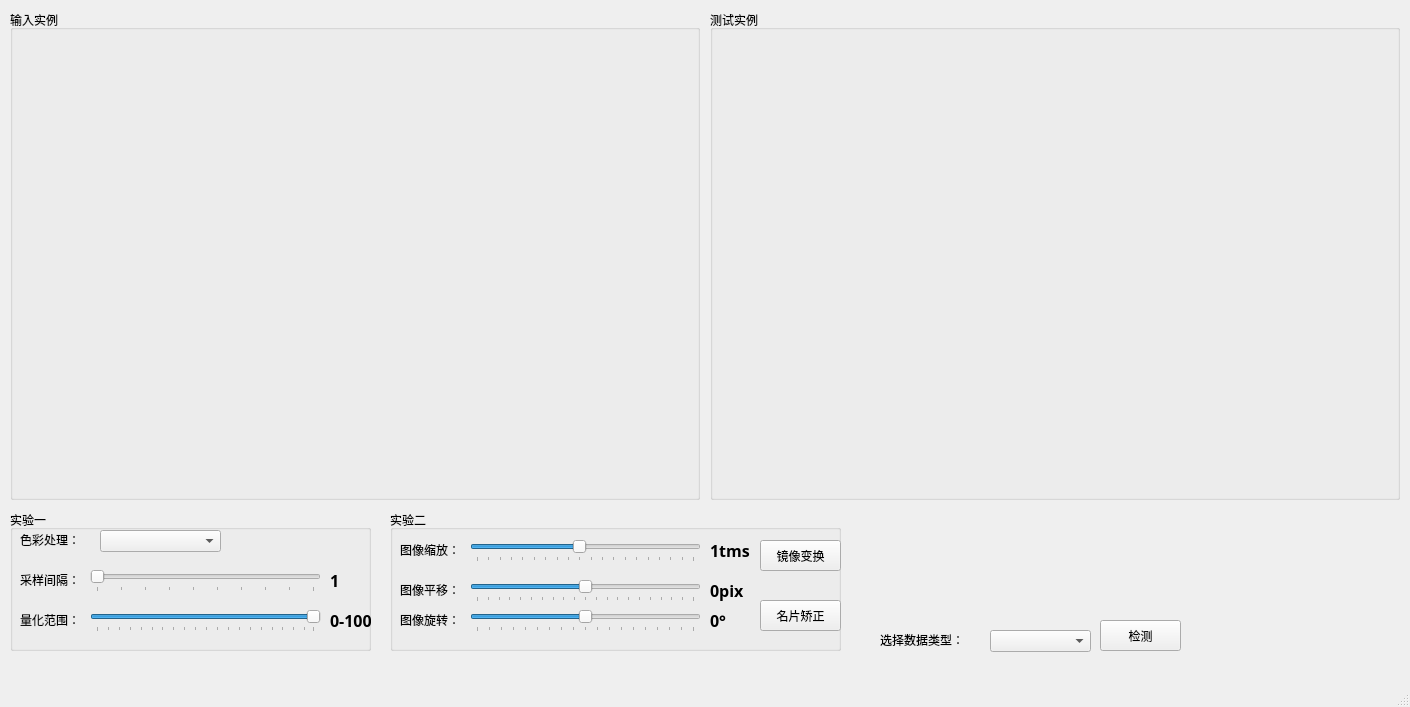
<?xml version="1.0" encoding="UTF-8"?>
<ui version="4.0">
 <class>MainWindow</class>
 <widget class="QMainWindow" name="MainWindow">
  <property name="geometry">
   <rect>
    <x>0</x>
    <y>0</y>
    <width>1410</width>
    <height>707</height>
   </rect>
  </property>
  <property name="windowTitle">
   <string>MainWindow</string>
  </property>
  <widget class="QWidget" name="centralwidget">
   <widget class="QGroupBox" name="groupBox_AftShow">
    <property name="geometry">
     <rect>
      <x>710</x>
      <y>10</y>
      <width>690</width>
      <height>490</height>
     </rect>
    </property>
    <property name="title">
     <string>测试实例</string>
    </property>
    <widget class="QLabel" name="label_AftPicShow">
     <property name="geometry">
      <rect>
       <x>10</x>
       <y>20</y>
       <width>670</width>
       <height>460</height>
      </rect>
     </property>
     <property name="text">
      <string/>
     </property>
    </widget>
   </widget>
   <widget class="QGroupBox" name="groupBox_PreShow">
    <property name="geometry">
     <rect>
      <x>10</x>
      <y>10</y>
      <width>690</width>
      <height>490</height>
     </rect>
    </property>
    <property name="title">
     <string>输入实例</string>
    </property>
    <widget class="QLabel" name="label_PrePicShow">
     <property name="geometry">
      <rect>
       <x>10</x>
       <y>20</y>
       <width>670</width>
       <height>460</height>
      </rect>
     </property>
     <property name="text">
      <string/>
     </property>
     <property name="scaledContents">
      <bool>true</bool>
     </property>
    </widget>
   </widget>
   <widget class="QGroupBox" name="groupBox">
    <property name="geometry">
     <rect>
      <x>10</x>
      <y>510</y>
      <width>361</width>
      <height>141</height>
     </rect>
    </property>
    <property name="font">
     <font>
      <family>Times New Roman</family>
     </font>
    </property>
    <property name="title">
     <string>实验一</string>
    </property>
    <widget class="QLabel" name="label_datatype_2">
     <property name="geometry">
      <rect>
       <x>10</x>
       <y>20</y>
       <width>71</width>
       <height>20</height>
      </rect>
     </property>
     <property name="text">
      <string>色彩处理：</string>
     </property>
    </widget>
    <widget class="QComboBox" name="comboBox_ColorDeal">
     <property name="geometry">
      <rect>
       <x>90</x>
       <y>20</y>
       <width>121</width>
       <height>22</height>
      </rect>
     </property>
     <item>
      <property name="text">
       <string/>
      </property>
     </item>
     <item>
      <property name="text">
       <string>反色处理</string>
      </property>
     </item>
     <item>
      <property name="text">
       <string>灰值化</string>
      </property>
     </item>
     <item>
      <property name="text">
       <string>Lab颜色模型</string>
      </property>
     </item>
     <item>
      <property name="text">
       <string>YCrCb颜色模型</string>
      </property>
     </item>
     <item>
      <property name="text">
       <string>HSI颜色模型</string>
      </property>
     </item>
    </widget>
    <widget class="QSlider" name="slider_ImgSample">
     <property name="geometry">
      <rect>
       <x>80</x>
       <y>60</y>
       <width>231</width>
       <height>22</height>
      </rect>
     </property>
     <property name="minimum">
      <number>1</number>
     </property>
     <property name="maximum">
      <number>10</number>
     </property>
     <property name="singleStep">
      <number>1</number>
     </property>
     <property name="orientation">
      <enum>Qt::Horizontal</enum>
     </property>
     <property name="tickPosition">
      <enum>QSlider::TicksBelow</enum>
     </property>
     <property name="tickInterval">
      <number>1</number>
     </property>
    </widget>
    <widget class="QLabel" name="label_datatype_3">
     <property name="geometry">
      <rect>
       <x>10</x>
       <y>60</y>
       <width>71</width>
       <height>20</height>
      </rect>
     </property>
     <property name="text">
      <string>采样间隔：</string>
     </property>
    </widget>
    <widget class="QLabel" name="label_sample">
     <property name="geometry">
      <rect>
       <x>320</x>
       <y>60</y>
       <width>31</width>
       <height>21</height>
      </rect>
     </property>
     <property name="font">
      <font>
       <family>Agency FB</family>
       <pointsize>12</pointsize>
       <weight>75</weight>
       <bold>true</bold>
      </font>
     </property>
     <property name="text">
      <string>1</string>
     </property>
    </widget>
    <widget class="QSlider" name="slider_ImgQuanty">
     <property name="geometry">
      <rect>
       <x>80</x>
       <y>100</y>
       <width>231</width>
       <height>22</height>
      </rect>
     </property>
     <property name="minimum">
      <number>1</number>
     </property>
     <property name="maximum">
      <number>100</number>
     </property>
     <property name="singleStep">
      <number>5</number>
     </property>
     <property name="value">
      <number>100</number>
     </property>
     <property name="orientation">
      <enum>Qt::Horizontal</enum>
     </property>
     <property name="tickPosition">
      <enum>QSlider::TicksBelow</enum>
     </property>
     <property name="tickInterval">
      <number>5</number>
     </property>
    </widget>
    <widget class="QLabel" name="label_datatype_4">
     <property name="geometry">
      <rect>
       <x>10</x>
       <y>100</y>
       <width>71</width>
       <height>20</height>
      </rect>
     </property>
     <property name="text">
      <string>量化范围：</string>
     </property>
    </widget>
    <widget class="QLabel" name="label_quanty">
     <property name="geometry">
      <rect>
       <x>320</x>
       <y>100</y>
       <width>41</width>
       <height>21</height>
      </rect>
     </property>
     <property name="font">
      <font>
       <family>Agency FB</family>
       <pointsize>12</pointsize>
       <weight>75</weight>
       <bold>true</bold>
      </font>
     </property>
     <property name="text">
      <string>0-100</string>
     </property>
    </widget>
   </widget>
   <widget class="QLabel" name="label_datatype">
    <property name="geometry">
     <rect>
      <x>880</x>
      <y>630</y>
      <width>101</width>
      <height>20</height>
     </rect>
    </property>
    <property name="text">
     <string>选择数据类型：</string>
    </property>
   </widget>
   <widget class="QComboBox" name="comboBox_SelectData">
    <property name="geometry">
     <rect>
      <x>990</x>
      <y>630</y>
      <width>101</width>
      <height>22</height>
     </rect>
    </property>
    <item>
     <property name="text">
      <string/>
     </property>
    </item>
    <item>
     <property name="text">
      <string>读入图像</string>
     </property>
    </item>
    <item>
     <property name="text">
      <string>读入本地视频</string>
     </property>
    </item>
   </widget>
   <widget class="QGroupBox" name="groupBox_2">
    <property name="geometry">
     <rect>
      <x>390</x>
      <y>510</y>
      <width>451</width>
      <height>141</height>
     </rect>
    </property>
    <property name="font">
     <font>
      <family>Times New Roman</family>
     </font>
    </property>
    <property name="title">
     <string>实验二</string>
    </property>
    <widget class="QSlider" name="slider_ImgZoom">
     <property name="geometry">
      <rect>
       <x>80</x>
       <y>30</y>
       <width>231</width>
       <height>22</height>
      </rect>
     </property>
     <property name="minimum">
      <number>-9</number>
     </property>
     <property name="maximum">
      <number>10</number>
     </property>
     <property name="singleStep">
      <number>1</number>
     </property>
     <property name="sliderPosition">
      <number>0</number>
     </property>
     <property name="orientation">
      <enum>Qt::Horizontal</enum>
     </property>
     <property name="tickPosition">
      <enum>QSlider::TicksBelow</enum>
     </property>
     <property name="tickInterval">
      <number>1</number>
     </property>
    </widget>
    <widget class="QLabel" name="label_datatype_9">
     <property name="geometry">
      <rect>
       <x>10</x>
       <y>30</y>
       <width>71</width>
       <height>20</height>
      </rect>
     </property>
     <property name="text">
      <string>图像缩放：</string>
     </property>
    </widget>
    <widget class="QLabel" name="label_zoom">
     <property name="geometry">
      <rect>
       <x>320</x>
       <y>30</y>
       <width>41</width>
       <height>21</height>
      </rect>
     </property>
     <property name="font">
      <font>
       <family>Agency FB</family>
       <pointsize>12</pointsize>
       <weight>75</weight>
       <bold>true</bold>
      </font>
     </property>
     <property name="text">
      <string>1tms</string>
     </property>
    </widget>
    <widget class="QSlider" name="slider_ImgTranslation">
     <property name="geometry">
      <rect>
       <x>80</x>
       <y>70</y>
       <width>231</width>
       <height>22</height>
      </rect>
     </property>
     <property name="minimum">
      <number>-100</number>
     </property>
     <property name="maximum">
      <number>100</number>
     </property>
     <property name="singleStep">
      <number>10</number>
     </property>
     <property name="value">
      <number>0</number>
     </property>
     <property name="sliderPosition">
      <number>0</number>
     </property>
     <property name="orientation">
      <enum>Qt::Horizontal</enum>
     </property>
     <property name="tickPosition">
      <enum>QSlider::TicksBelow</enum>
     </property>
     <property name="tickInterval">
      <number>10</number>
     </property>
    </widget>
    <widget class="QLabel" name="label_datatype_10">
     <property name="geometry">
      <rect>
       <x>10</x>
       <y>70</y>
       <width>71</width>
       <height>20</height>
      </rect>
     </property>
     <property name="text">
      <string>图像平移：</string>
     </property>
    </widget>
    <widget class="QLabel" name="label_tanslation">
     <property name="geometry">
      <rect>
       <x>320</x>
       <y>70</y>
       <width>41</width>
       <height>21</height>
      </rect>
     </property>
     <property name="font">
      <font>
       <family>Agency FB</family>
       <pointsize>12</pointsize>
       <weight>75</weight>
       <bold>true</bold>
      </font>
     </property>
     <property name="text">
      <string>0pix</string>
     </property>
    </widget>
    <widget class="QPushButton" name="pushButton_ImgeMirroring">
     <property name="geometry">
      <rect>
       <x>370</x>
       <y>30</y>
       <width>81</width>
       <height>31</height>
      </rect>
     </property>
     <property name="text">
      <string>镜像变换</string>
     </property>
    </widget>
    <widget class="QSlider" name="slider_ImgRotate">
     <property name="geometry">
      <rect>
       <x>80</x>
       <y>100</y>
       <width>231</width>
       <height>22</height>
      </rect>
     </property>
     <property name="minimum">
      <number>-90</number>
     </property>
     <property name="maximum">
      <number>90</number>
     </property>
     <property name="singleStep">
      <number>10</number>
     </property>
     <property name="value">
      <number>0</number>
     </property>
     <property name="sliderPosition">
      <number>0</number>
     </property>
     <property name="orientation">
      <enum>Qt::Horizontal</enum>
     </property>
     <property name="tickPosition">
      <enum>QSlider::TicksBelow</enum>
     </property>
     <property name="tickInterval">
      <number>10</number>
     </property>
    </widget>
    <widget class="QLabel" name="label_datatype_11">
     <property name="geometry">
      <rect>
       <x>10</x>
       <y>100</y>
       <width>71</width>
       <height>20</height>
      </rect>
     </property>
     <property name="text">
      <string>图像旋转：</string>
     </property>
    </widget>
    <widget class="QLabel" name="label_rotate">
     <property name="geometry">
      <rect>
       <x>320</x>
       <y>100</y>
       <width>41</width>
       <height>21</height>
      </rect>
     </property>
     <property name="font">
      <font>
       <family>Agency FB</family>
       <pointsize>12</pointsize>
       <weight>75</weight>
       <bold>true</bold>
      </font>
     </property>
     <property name="text">
      <string>0°</string>
     </property>
    </widget>
   </widget>
   <widget class="QPushButton" name="pushButton_CardCorrect">
    <property name="geometry">
     <rect>
      <x>760</x>
      <y>600</y>
      <width>81</width>
      <height>31</height>
     </rect>
    </property>
    <property name="text">
     <string>名片矫正</string>
    </property>
   </widget>
   <widget class="QPushButton" name="pushButton_VideoDisplay">
    <property name="geometry">
     <rect>
      <x>1100</x>
      <y>620</y>
      <width>81</width>
      <height>31</height>
     </rect>
    </property>
    <property name="text">
     <string>检测</string>
    </property>
   </widget>
  </widget>
  <widget class="QMenuBar" name="menubar">
   <property name="geometry">
    <rect>
     <x>0</x>
     <y>0</y>
     <width>1410</width>
     <height>26</height>
    </rect>
   </property>
  </widget>
  <widget class="QStatusBar" name="statusbar"/>
 </widget>
 <resources/>
 <connections>
  <connection>
   <sender>comboBox_SelectData</sender>
   <signal>currentIndexChanged(int)</signal>
   <receiver>MainWindow</receiver>
   <slot>onbuttonclick_selectDataType()</slot>
   <hints>
    <hint type="sourcelabel">
     <x>990</x>
     <y>677</y>
    </hint>
    <hint type="destinationlabel">
     <x>6</x>
     <y>632</y>
    </hint>
   </hints>
  </connection>
  <connection>
   <sender>comboBox_ColorDeal</sender>
   <signal>currentIndexChanged(int)</signal>
   <receiver>MainWindow</receiver>
   <slot>oncombox_selectColorType()</slot>
   <hints>
    <hint type="sourcelabel">
     <x>169</x>
     <y>566</y>
    </hint>
    <hint type="destinationlabel">
     <x>461</x>
     <y>587</y>
    </hint>
   </hints>
  </connection>
  <connection>
   <sender>slider_ImgSample</sender>
   <signal>valueChanged(int)</signal>
   <receiver>MainWindow</receiver>
   <slot>onslide_imgSample()</slot>
   <hints>
    <hint type="sourcelabel">
     <x>119</x>
     <y>608</y>
    </hint>
    <hint type="destinationlabel">
     <x>430</x>
     <y>562</y>
    </hint>
   </hints>
  </connection>
  <connection>
   <sender>slider_ImgQuanty</sender>
   <signal>valueChanged(int)</signal>
   <receiver>MainWindow</receiver>
   <slot>onslide_imgQuanty()</slot>
   <hints>
    <hint type="sourcelabel">
     <x>181</x>
     <y>649</y>
    </hint>
    <hint type="destinationlabel">
     <x>233</x>
     <y>678</y>
    </hint>
   </hints>
  </connection>
  <connection>
   <sender>slider_ImgZoom</sender>
   <signal>valueChanged(int)</signal>
   <receiver>MainWindow</receiver>
   <slot>onslide_imgZoom()</slot>
   <hints>
    <hint type="sourcelabel">
     <x>695</x>
     <y>578</y>
    </hint>
    <hint type="destinationlabel">
     <x>771</x>
     <y>532</y>
    </hint>
   </hints>
  </connection>
  <connection>
   <sender>slider_ImgTranslation</sender>
   <signal>valueChanged(int)</signal>
   <receiver>MainWindow</receiver>
   <slot>onslide_imgTranslation()</slot>
   <hints>
    <hint type="sourcelabel">
     <x>620</x>
     <y>620</y>
    </hint>
    <hint type="destinationlabel">
     <x>773</x>
     <y>565</y>
    </hint>
   </hints>
  </connection>
  <connection>
   <sender>slider_ImgRotate</sender>
   <signal>valueChanged(int)</signal>
   <receiver>MainWindow</receiver>
   <slot>onslide_imgRotation()</slot>
   <hints>
    <hint type="sourcelabel">
     <x>563</x>
     <y>652</y>
    </hint>
    <hint type="destinationlabel">
     <x>856</x>
     <y>582</y>
    </hint>
   </hints>
  </connection>
  <connection>
   <sender>pushButton_VideoDisplay</sender>
   <signal>clicked()</signal>
   <receiver>MainWindow</receiver>
   <slot>onbuttonclick_videodisplay()</slot>
   <hints>
    <hint type="sourcelabel">
     <x>1152</x>
     <y>649</y>
    </hint>
    <hint type="destinationlabel">
     <x>1133</x>
     <y>604</y>
    </hint>
   </hints>
  </connection>
  <connection>
   <sender>pushButton_CardCorrect</sender>
   <signal>clicked()</signal>
   <receiver>MainWindow</receiver>
   <slot>onbuttonclick_cardCrrection()</slot>
   <hints>
    <hint type="sourcelabel">
     <x>812</x>
     <y>640</y>
    </hint>
    <hint type="destinationlabel">
     <x>881</x>
     <y>610</y>
    </hint>
   </hints>
  </connection>
  <connection>
   <sender>pushButton_ImgeMirroring</sender>
   <signal>clicked()</signal>
   <receiver>MainWindow</receiver>
   <slot>onbuttonclick_imgMirror()</slot>
   <hints>
    <hint type="sourcelabel">
     <x>820</x>
     <y>590</y>
    </hint>
    <hint type="destinationlabel">
     <x>897</x>
     <y>543</y>
    </hint>
   </hints>
  </connection>
 </connections>
 <slots>
  <signal>clicked()</signal>
  <slot>onbuttonclick_picdetect()</slot>
  <slot>onbuttonclick_videodetect()</slot>
  <slot>onbuttonclick_selectDataType()</slot>
  <slot>onbuttonclick_videodisplay()</slot>
  <slot>onbuttonclick_videopause()</slot>
  <slot>onbuttonclick_selectDetect()</slot>
  <slot>oncombox_selectColorType()</slot>
  <slot>onslide_imgSample()</slot>
  <slot>onslide_imgQuanty()</slot>
  <slot>onslide_imgZoom()</slot>
  <slot>onslide_imgTranslation()</slot>
  <slot>onslide_imgRotation()</slot>
  <slot>onbuttonclick_cardCrrection()</slot>
  <slot>onbuttonclick_imgMirror()</slot>
 </slots>
</ui>
